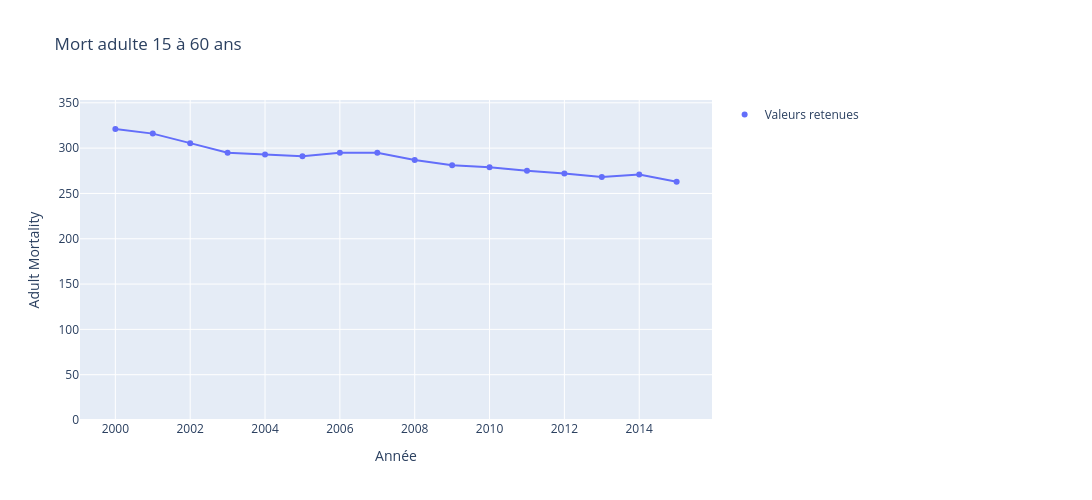

The cell this chart's notebook holds for it:
### Markdown cell above
Ici nous  avons un creux à 0.5, nous utiliserons donc un ratio de 0.5

### Code cell
courbe_avec_outliers(df, 'Afghanistan', 'Adult Mortality', "Mort adulte 15 à 60 ans", 0.5)

### Figure 1 — Plotly figure (JSON) as saved in the notebook; plotly's stock layout.template omitted (floating-point values rounded to 4 significant figures)
{"data": [{"hoverinfo": "skip", "line": {"color": "#636EFA"}, "mode": "lines", "showlegend": false, "type": "scatter", "x": [2000, 2001, 2002, 2003, 2004, 2005, 2006, 2007, 2008, 2009, 2010, 2011, 2012, 2013, 2014, 2015], "y": [321.0, 316.0, 305.5, 295.0, 293.0, 291.0, 295.0, 295.0, 287.0, 281.0, 279.0, 275.0, 272.0, 268.0, 271.0, 263.0]}, {"marker": {"color": "#636EFA"}, "mode": "markers", "name": "Valeurs retenues", "type": "scatter", "x": [2000, 2001, 2002, 2003, 2004, 2005, 2006, 2007, 2008, 2009, 2010, 2011, 2012, 2013, 2014, 2015], "y": [321.0, 316.0, 305.5, 295.0, 293.0, 291.0, 295.0, 295.0, 287.0, 281.0, 279.0, 275.0, 272.0, 268.0, 271.0, 263.0]}, {"customdata": [], "hovertemplate": "Année : %{x}<br>Valeur interpolée : %{y:.1f}<br>Valeur d'origine : %{customdata}<extra></extra>", "marker": {"color": "red", "size": 10}, "mode": "markers", "name": "Valeurs interpolées", "type": "scatter", "x": [], "y": []}, {"hovertemplate": "Année : %{x}<br>Valeur d'origine : %{y}<extra></extra>", "marker": {"color": "orange", "size": 10, "symbol": "x"}, "mode": "markers", "name": "Suspectes non remplacées (bord de série)", "type": "scatter", "x": [], "y": []}, {"hovertemplate": "Année : %{x}<br>Valeur interpolée : %{y:.1f}<br>Valeur d'origine : absente<extra></extra>", "marker": {"color": "purple", "size": 10, "symbol": "diamond"}, "mode": "markers", "name": "Valeurs absentes interpolées", "type": "scatter", "x": [], "y": []}], "layout": {"height": 500, "legend": {"x": 1.02, "xanchor": "left", "y": 1, "yanchor": "top"}, "margin": {"r": 380}, "title": {"text": "Mort adulte 15 à 60 ans"}, "width": 1100, "xaxis": {"title": {"text": "Année"}}, "yaxis": {"range": [0, 353.1], "title": {"text": "Adult Mortality"}}}}
